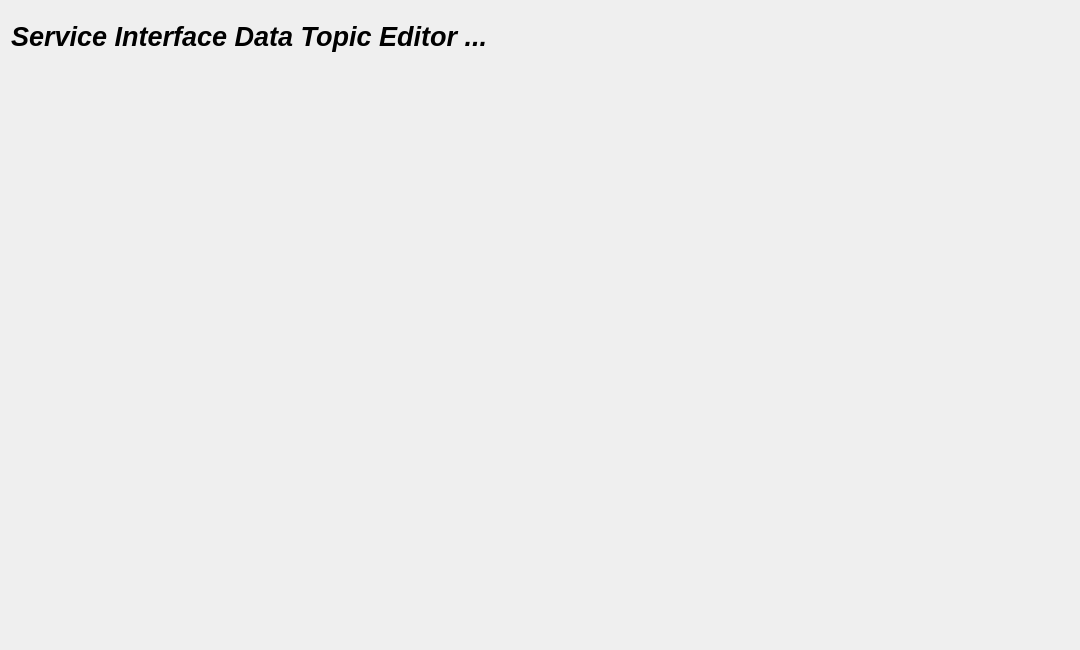
<?xml version="1.0" encoding="UTF-8"?>
<ui version="4.0">
 <class>SIDataTopic</class>
 <widget class="QWidget" name="SIDataTopic">
  <property name="geometry">
   <rect>
    <x>0</x>
    <y>0</y>
    <width>1080</width>
    <height>650</height>
   </rect>
  </property>
  <property name="font">
   <font>
    <pointsize>16</pointsize>
    <italic>true</italic>
    <bold>true</bold>
   </font>
  </property>
  <property name="windowTitle">
   <string>Form</string>
  </property>
  <widget class="QLabel" name="label">
   <property name="geometry">
    <rect>
     <x>11</x>
     <y>11</y>
     <width>800</width>
     <height>50</height>
    </rect>
   </property>
   <property name="font">
    <font>
     <pointsize>20</pointsize>
     <italic>true</italic>
     <bold>true</bold>
    </font>
   </property>
   <property name="text">
    <string>Service Interface Data Topic Editor ...</string>
   </property>
  </widget>
  <widget class="QWidget" name="horizontalLayoutWidget">
   <property name="geometry">
    <rect>
     <x>5</x>
     <y>59</y>
     <width>1070</width>
     <height>591</height>
    </rect>
   </property>
   <layout class="QHBoxLayout" name="horizontalLayout">
    <property name="sizeConstraint">
     <enum>QLayout::SizeConstraint::SetMinimumSize</enum>
    </property>
   </layout>
  </widget>
 </widget>
 <resources/>
 <connections/>
</ui>
